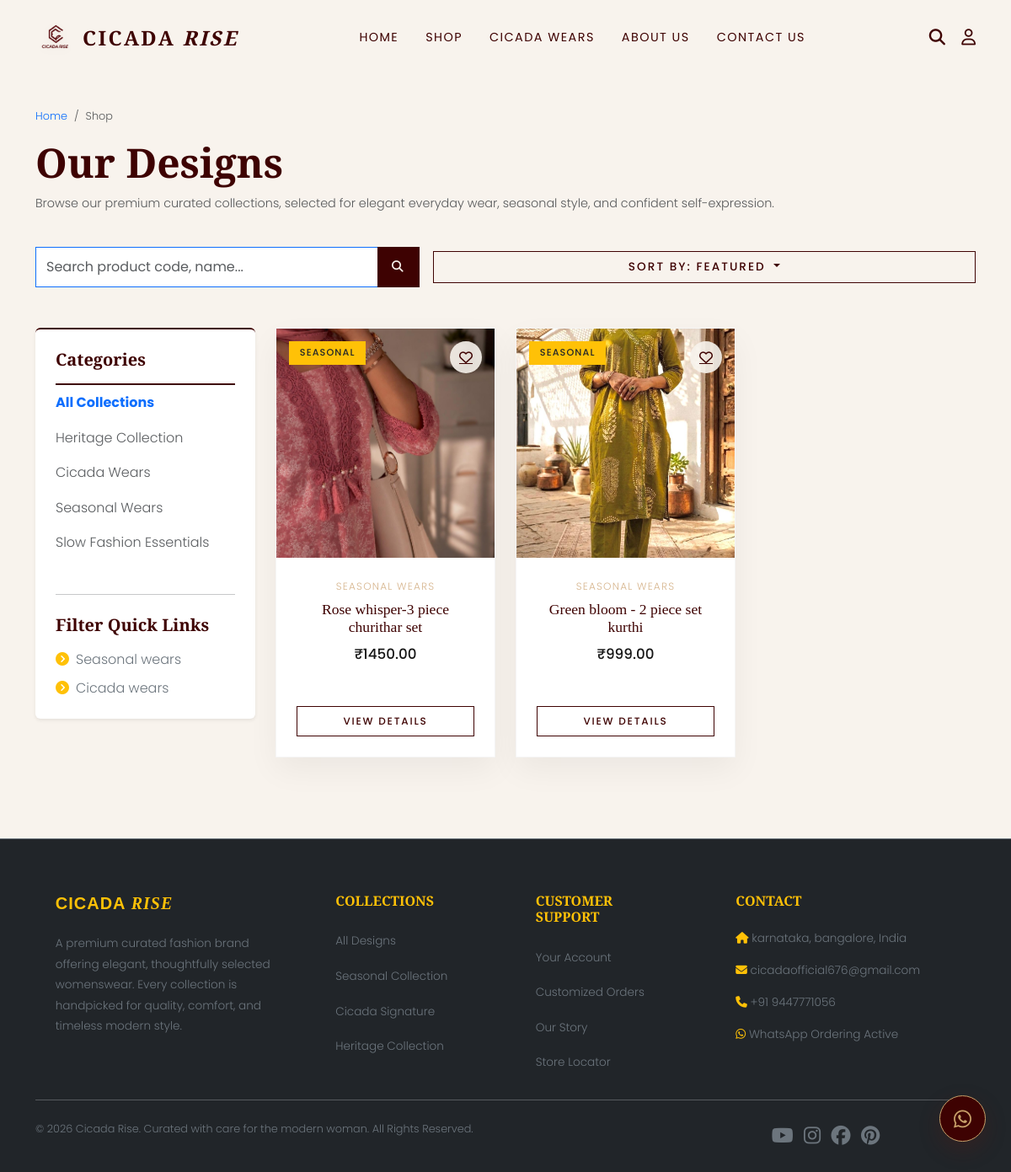
Page /shop/ on the earlier database version.
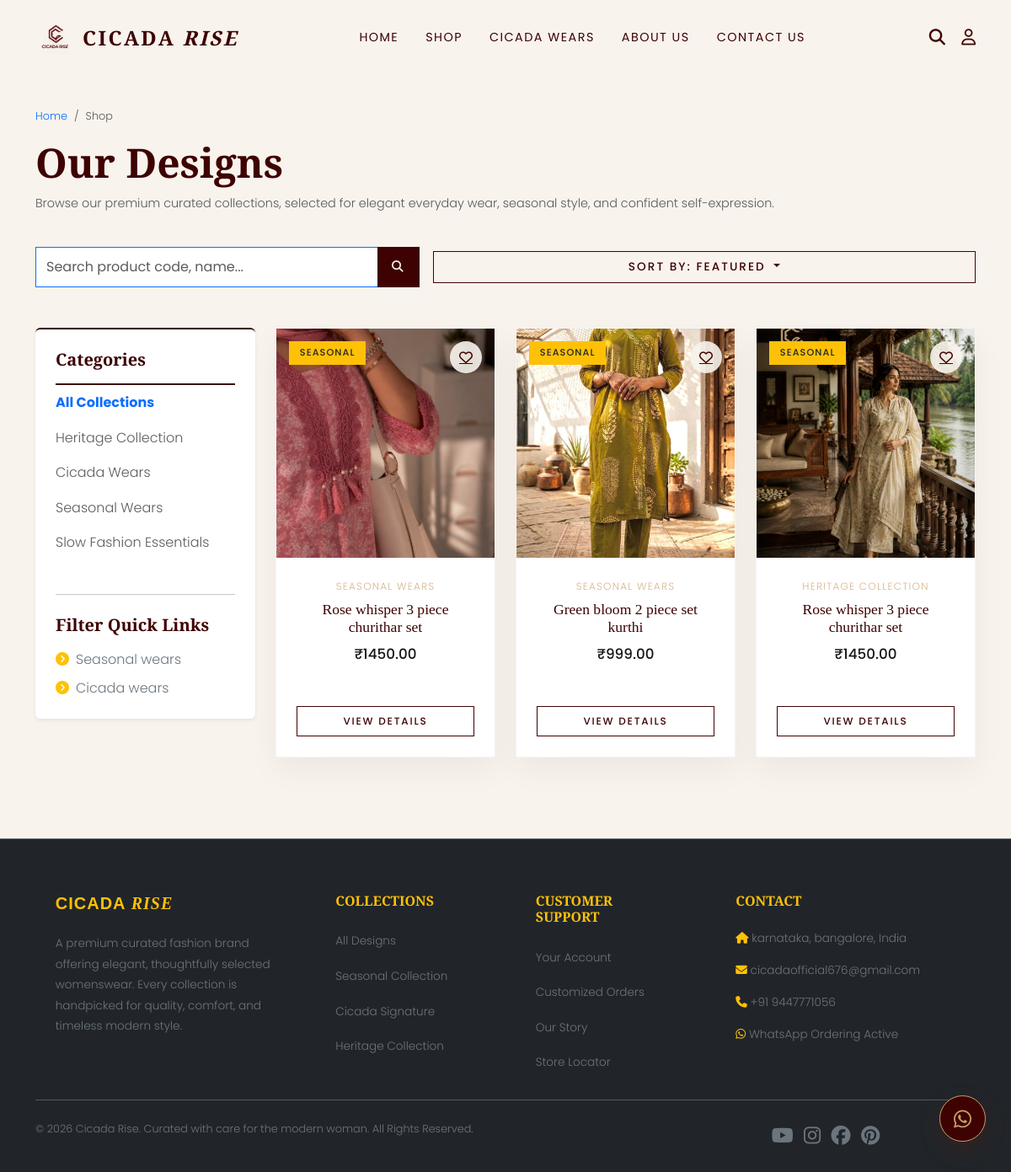
Same page on the later database version.
### store/models.py (models this page shows, shortened)
class Category(models.Model):
    name = models.CharField(max_length=100)
    slug = models.SlugField(max_length=120, unique=True, blank=True)
    description = models.TextField(blank=True)
    image = models.ImageField(upload_to='categories/', blank=True, null=True)
    is_active = models.BooleanField(default=True)
    class Meta:
        verbose_name_plural = "Categories"

class Product(models.Model):
    COLLECTION_CHOICES = [
        ("Heritage Collection", "Heritage Collection"),
        ("Cicada Signature", "Cicada Signature"),
        ("Curated Essentials", "Curated Essentials")
    ]
    category = models.ForeignKey(Category, on_delete=models.CASCADE, related_name='products')
    name = models.CharField(max_length=200)
    slug = models.SlugField(max_length=250, unique=True, blank=True)
    sku = models.CharField(max_length=50, unique=True, verbose_name="Product Code")
    description = models.TextField()
    base_price = models.DecimalField(max_digits=10, decimal_places=2)
    sale_price = models.DecimalField(max_digits=10, decimal_places=2, null=True, blank=True, help_text="Promotional discounted price")
    fabric_details = models.TextField(blank=True)
    care_instructions = models.TextField(blank=True)
    collection = models.CharField(max_length=100, default="Cicada Signature", choices=COLLECTION_CHOICES)
    is_featured = models.BooleanField(default=False)
    is_seasonal = models.BooleanField(default=False)
    is_cicada_wear = models.BooleanField(default=False)
    created_at = models.DateTimeField(auto_now_add=True)
    updated_at = models.DateTimeField(auto_now=True)
    @property
    def price(self):
        if self.sale_price is not None:
            return self.sale_price
        return self.base_price
    @property
    def primary_image_url(self):
        primary_img = self.images.filter(is_primary=True).first() or self.images.first()
        if primary_img and primary_img.image:
            try:
                return primary_img.image.url
            except Exception:
                return "/static/store/images/veranda.jpg"
        return "/static/store/images/veranda.jpg"

class ProductImage(models.Model):
    product = models.ForeignKey(Product, on_delete=models.CASCADE, related_name='images')
    image = models.ImageField(upload_to='products/')
    is_primary = models.BooleanField(default=False)

### store/views.py (the view)
# urls.py: path('shop/', views.shop, name='shop'),
def shop(request):
    query = request.GET.get('q', '')
    category_slug = request.GET.get('category', '')
    sort_by = request.GET.get('sort', '')
    products = Product.objects.all().prefetch_related('images')
    if query:
        products = products.filter(
            Q(name__icontains=query) |
            Q(description__icontains=query) |
            Q(sku__icontains=query)
        )
    if category_slug:
        products = products.filter(category__slug=category_slug)
    if sort_by == 'price_low':
        products = products.order_by('base_price')
    elif sort_by == 'price_high':
        products = products.order_by('-base_price')
    elif sort_by == 'newest':
        products = products.order_by('-created_at')
    else:
        products = products.order_by('-is_featured')
    categories = Category.objects.filter(is_active=True)
    selected_category = None
    if category_slug:
        selected_category = get_object_or_404(Category, slug=category_slug)
    return render(request, 'store/shop.html', {
        'products': products,
        'categories': categories,
        'selected_category': selected_category,
        'query': query,
        'sort_by': sort_by,
    })

### store/context_processors.py (called while the page is built)
def cart_and_wishlist(request):
    if request.user.is_authenticated:
        cart, created = Cart.objects.get_or_create(user=request.user)
        cart_count = cart.items_count
        wishlist_count = Wishlist.objects.filter(user=request.user).count()
    else:
        cart_count = 0
        wishlist_count = 0
    return {
        'cart_count': cart_count,
        'wishlist_count': wishlist_count
    }

### store/templates/store/shop.html (shortened to what the changed rows need)
{% extends 'store/base.html' %}
{% load static %}
{% block content %}
<div class="container py-5" x-data="{ openFilters: false }">
    <div class="row mb-4">
        <div class="col-12">
            <h1 class="font-display display-5 mb-2">Our Designs</h1>
        </div>
    </div>
    <div class="row">
        <div class="col-md-3 d-none d-md-block">
            <div class="card border-0 bg-white p-4 shadow-sm" style="border-top: 2px solid var(--primary) !important;">
                <div class="list-group list-group-flush mb-4">
                    <a href="{% url 'shop' %}?q={{ query }}&sort={{ sort_by }}" class="list-group-item list-group-item-action d-flex justify-content-between align-items-center border-0 px-0 {% if not selected_category %}fw-bold text-primary{% else %}text-muted{% endif %}" id="cat-all-link">
                        All Collections
                    </a>
                    {% for cat in categories %}
                        <a href="{% url 'shop' %}?category={{ cat.slug }}&q={{ query }}&sort={{ sort_by }}" class="list-group-item list-group-item-action d-flex justify-content-between align-items-center border-0 px-0 {% if selected_category.slug == cat.slug %}fw-bold text-primary{% else %}text-muted{% endif %}" id="cat-link-{{ cat.slug }}">
                            {{ cat.name }}
                        </a>
                    {% endfor %}
                </div>
            </div>
        </div>
        <div class="col-md-9">
            <div class="row row-cols-2 row-cols-lg-3 g-3 g-md-4">
                {% for prod in products %}
                    <div class="col">
                        <div class="product-card" id="product-card-shop-{{ prod.id }}">
                            <div class="product-image-wrapper">
                                <img src="{{ prod.primary_image_url }}" alt="{{ prod.name }}" class="product-img">
                                {% if prod.is_cicada_wear %}
                                    <span class="product-badge">Cicada Wear</span>
                                {% elif prod.is_seasonal %}
                                    <span class="product-badge bg-warning text-dark">Seasonal</span>
                                {% endif %}
                                {% if user.is_authenticated %}
                                    <button class="product-wishlist-btn"
                                            hx-post="{% url 'toggle_wishlist' prod.id %}"
                                            hx-swap="innerHTML"
                                            title="Save to Wishlist"
                                            id="wishlist-btn-shop-{{ prod.id }}">
                                        <i class="far fa-heart"></i>
                                    </button>
                                {% else %}
                                    <a href="{% url 'login' %}?next={% url 'shop' %}" class="product-wishlist-btn" title="Save to Wishlist" id="wishlist-login-btn-shop-{{ prod.id }}"><i class="far fa-heart"></i></a>
                                {% endif %}
                            </div>
                            <div class="product-card-body">
                                <span class="product-card-category">{{ prod.category.name }}</span>
                                <h3 class="product-card-title"><a href="{% url 'product_detail' prod.slug %}">{{ prod.name }}</a></h3>
                                <div class="product-card-price mb-2">₹{{ prod.base_price|floatformat:2 }}</div>
                                <div class="mt-auto">
                                    <a href="{% url 'product_detail' prod.slug %}" class="btn btn-premium-outline btn-sm w-100 py-2" style="font-size:0.75rem;" id="product-details-link-shop-{{ prod.id }}">View Details</a>
                                </div>
                            </div>
                        </div>
                    </div>
                {% endfor %}
            </div>
        </div>
    </div>
</div>
{% endblock %}

Differences in the rows shown:
changed Product (number 1 of 3 on the later page): name "Rose whisper-3 piece churithar set" → "Rose whisper 3 piece churithar set"
changed Product: name "Green bloom - 2 piece set kurthi" → "Green bloom 2 piece set kurthi"
added Product: shows a picture, is_cicada_wear "SEASONAL", category.name "HERITAGE COLLECTION", name "Rose whisper 3 piece churithar set", base_price "1450.00"
